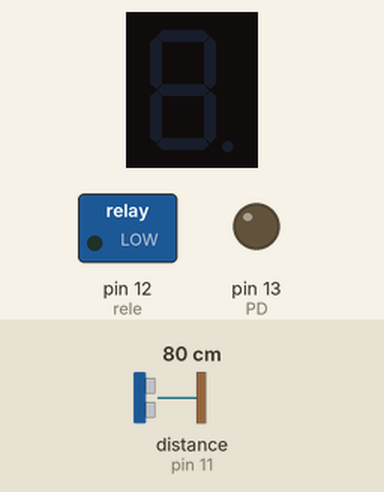
Simulated run of this sketch. Board: Arduino Uno, built with avr-gcc and run on an emulated ATmega328P. On the bench: 1-digit seven-segment display, switched loads named in the sketch (green lamp = pin HIGH), output pins drawn as LEDs (lit = HIGH). Wiring (inferred from the names in the program): ultrasonic range finder: trigger pin 10; echo pin 11; 1-digit 7-segment display, segments lit when HIGH: segments pin 2, pin 3, pin 4, pin 6, pin 7, pin 8, pin 9. Inputs (shaded band) come from the test bench; at power-on: distance to the obstacle (sensor on pin 11) 80 cm. The echo pulse lasts 58.3 µs per cm; the segment pins are drawn as the display they are named for; pins used as bus, display or sensor lines are not drawn.

Above: at 1.8 s.
1.9 s: distance to the obstacle (sensor on pin 11) set to 12 cm
3.4 s: distance to the obstacle (sensor on pin 11) set to 9 cm
At 6.4 s:
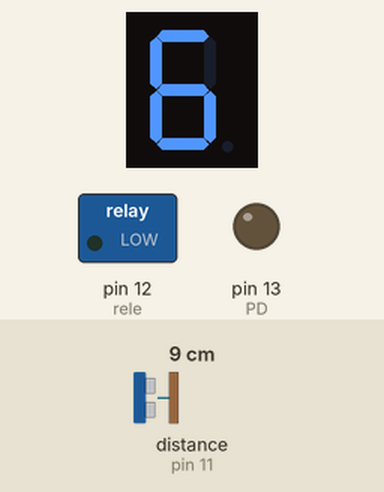
6.5 s: distance to the obstacle (sensor on pin 11) set to 6 cm
8.0 s: distance to the obstacle (sensor on pin 11) set to 9 cm
At 10.2 s:
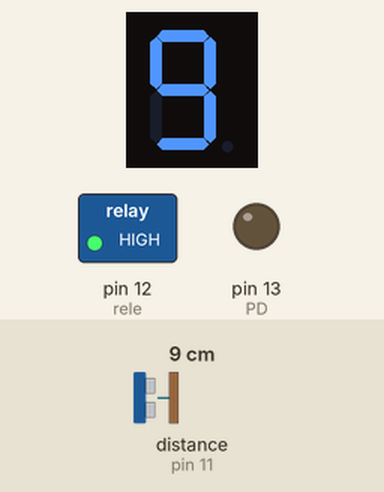
Timing chart, 0 to 11.7 s (numbered marks = the images above; inputs shaded):
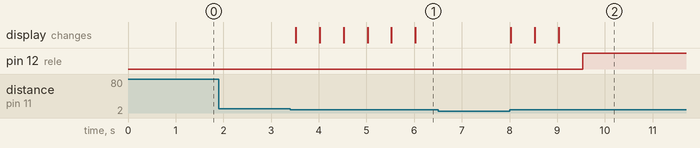

The sketch:

foco.ino
```cpp
/*
Fundación Kinal
Centro Educativo Técnico Labral Kinal
Electrónica
Grado: Quinto
Sección: A
Curso: Taller de Electrónica Digital y Reparación de Computadoras I
Nombre: Eliezer Denilson Gaitan Corado
Carné: 2018450
*/
//se definen los pines
#define trig 10
#define echo 11
#define a  2
#define b  3
#define c  4
#define d  6
#define e  7
#define f  8
#define g  9
#define PD 13
#define rele 12

int contador = 0;
void setup() {

  pinMode(trig, OUTPUT);//definimos la variable trig como salida
  pinMode(echo,INPUT);//definimos la variable echo como entrada
  pinMode(rele,OUTPUT);//definimos la variable rele como salida
  digitalWrite(rele, LOW);
  pinMode(a,OUTPUT);
  pinMode(b,OUTPUT);
  pinMode(c,OUTPUT);
  pinMode(d,OUTPUT);
  pinMode(e,OUTPUT);
  pinMode(f,OUTPUT);
  pinMode(g,OUTPUT);
  pinMode(PD,OUTPUT);

}
void loop() {

long sensor, distancia; //variables para saber ditancia
delay(500);
  digitalWrite(trig,LOW);
  delayMicroseconds(5);
  digitalWrite(trig,HIGH);
  delayMicroseconds(15);
  digitalWrite(trig,LOW);
  sensor = pulseIn(echo,HIGH);
  distancia = sensor/59;
 if(distancia > 6 && distancia < 10){
     contador++;
     tomar_numero(contador);
 }
 if(contador >= 10){
  digitalWrite(rele,HIGH);
 }
}
//Se nombran loa numeros para el contador
  void tomar_numero(int contador){
    switch(contador){
      case 0:
       numero_0();
       break;
      case 1:
       numero_1();
       break;
      case 2:
       numero_2();
       break;
      case 3:
       numero_3();
       break;
      case 4:
       numero_4();
       break;
      case 5:
       numero_5();
       break;
      case 6:
       numero_6();
       break;
       case 7:
       numero_7();
       break;
       case 8:
       numero_8();
       break;
       case 9:
       numero_9();
       break;
    }
    }
    //Se mostraran los numeros en el display de 7 segmentos
//numero 0
void numero_0(){
     digitalWrite(a,HIGH);
     digitalWrite(b,HIGH);
     digitalWrite(c,HIGH);
     digitalWrite(d,HIGH);
     digitalWrite(e,HIGH);
     digitalWrite(f,HIGH);
     digitalWrite(g,LOW);
     digitalWrite(PD,LOW);

   }
//numero 1
void numero_1(){
     digitalWrite(a,LOW);
     digitalWrite(b,HIGH);
     digitalWrite(c,HIGH);
     digitalWrite(d,LOW);
     digitalWrite(e,LOW);
     digitalWrite(f,LOW);
     digitalWrite(g,LOW);
     digitalWrite(PD,LOW);
   }
//numero 2
void numero_2(){
     digitalWrite(a,HIGH);
     digitalWrite(b,HIGH);
     digitalWrite(c,LOW);
     digitalWrite(d,HIGH);
     digitalWrite(e,HIGH);
     digitalWrite(f,LOW);
     digitalWrite(g,HIGH);
     digitalWrite(PD,LOW);
   }
//numero 3
   void numero_3(){
     digitalWrite(a, HIGH);
     digitalWrite(b, HIGH);
     digitalWrite(c, HIGH);
     digitalWrite(d, HIGH);
     digitalWrite(e, LOW);
     digitalWrite(f, LOW);
     digitalWrite(g, HIGH);
     digitalWrite(PD,LOW);
   }
//numero 4
    void numero_4(){
     digitalWrite(a,LOW);
     digitalWrite(b,HIGH);
     digitalWrite(c,HIGH);
     digitalWrite(d,LOW);
     digitalWrite(e,LOW);
     digitalWrite(f,HIGH);
     digitalWrite(g,HIGH);
     digitalWrite(PD,LOW);
}
//numero 5
 void numero_5(){
     digitalWrite(a,HIGH);
     digitalWrite(b,LOW);
     digitalWrite(c,HIGH);
     digitalWrite(d,HIGH);
     digitalWrite(e,LOW);
     digitalWrite(f,HIGH);
     digitalWrite(g,HIGH);
     digitalWrite(PD,LOW);
   }
//numero 6
   void numero_6(){
     digitalWrite(a,HIGH);
     digitalWrite(b,LOW);
     digitalWrite(c,HIGH);
     digitalWrite(d,HIGH);
     digitalWrite(e,HIGH);
     digitalWrite(f,HIGH);
     digitalWrite(g,HIGH);
     digitalWrite(PD,LOW);
   }
//numero 7
   void numero_7(){
     digitalWrite(a,HIGH);
     digitalWrite(b,HIGH);
     digitalWrite(c,HIGH);
     digitalWrite(d,LOW);
     digitalWrite(e,LOW);
     digitalWrite(f,LOW);
     digitalWrite(g,LOW);
     digitalWrite(PD,LOW);
   }
//numero 8
   void numero_8(){
     digitalWrite(a,HIGH);
     digitalWrite(b,HIGH);
     digitalWrite(c,HIGH);
     digitalWrite(d,HIGH);
     digitalWrite(e,HIGH);
     digitalWrite(f,HIGH);
     digitalWrite(g,HIGH);
     digitalWrite(PD,LOW);
   }
//numero 9
   void numero_9(){
     digitalWrite(a,HIGH);
     digitalWrite(b,HIGH);
     digitalWrite(c,HIGH);
     digitalWrite(d,HIGH);
     digitalWrite(e,LOW);
     digitalWrite(f,HIGH);
     digitalWrite(g,HIGH);
     digitalWrite(PD,LOW);
    }
```

Measured:
- after the input at 1.9 s, every drawn part: stays the same
- after the input at 3.4 s, the display: first changes after 0.12 s (image 1 shows a later state)
- after the input at 6.5 s, every drawn part: stays the same
- after the input at 8.0 s, pin 12 (rele): LOW → HIGH after 1.5 s; the display: first changes at once (image 2 shows a later state)
